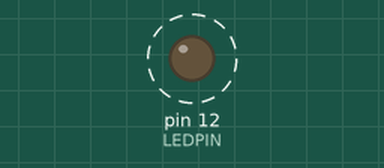
A sketch run on a simulated Arduino Uno, built with avr-gcc and run on an emulated ATmega328P. On the bench: output pins drawn as LEDs (lit = HIGH). Dashed ring = blinking.

Above: at 0.2 s.
Timing chart, 0 to 3.0 s (numbered marks = the images above):
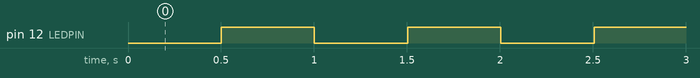

Measured:
- by itself, pin 12 (LEDPIN): alternates HIGH for 0.50 s and LOW for 0.50 s

The sketch:

blink_without_delay.ino
```cpp
// C++ code
//

int LEDPIN=12;
unsigned long lastTimeLedBlinked = millis();
unsigned long delayBetweenBlink = 500;
int ledState=LOW;

void setup()
{
  pinMode(LEDPIN, OUTPUT);
}

void loop()
{
  unsigned long CurrentTime = millis();
  if (CurrentTime - lastTimeLedBlinked > delayBetweenBlink)
  {
    if(ledState==LOW)
    {
      ledState=HIGH;
    }
    else
    {
      ledState=LOW;
    }
  digitalWrite(LEDPIN,ledState);
  lastTimeLedBlinked=CurrentTime;
  }
}
```
